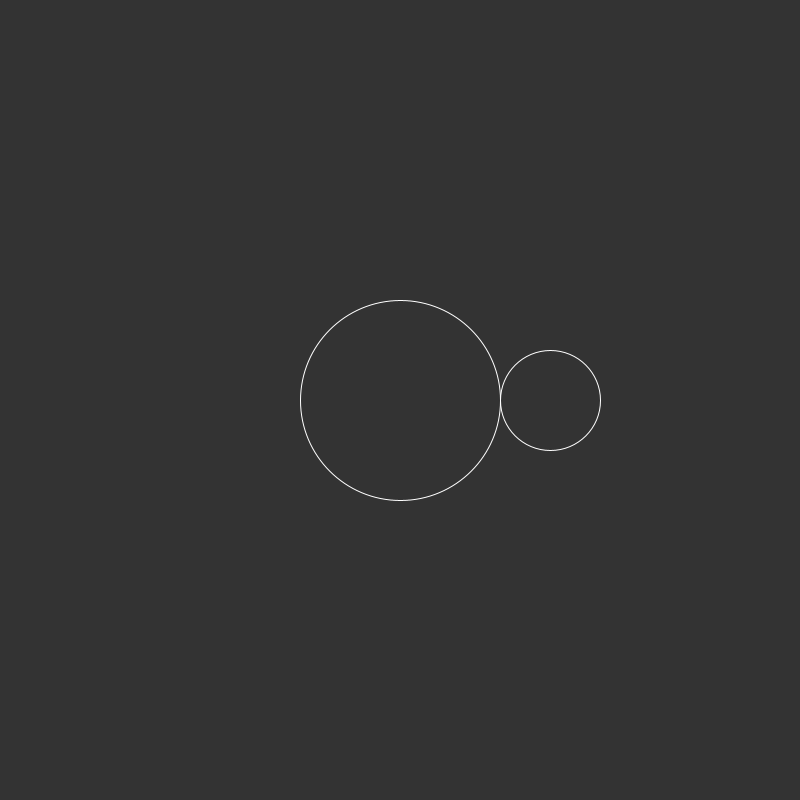
Frame 1 (no input)
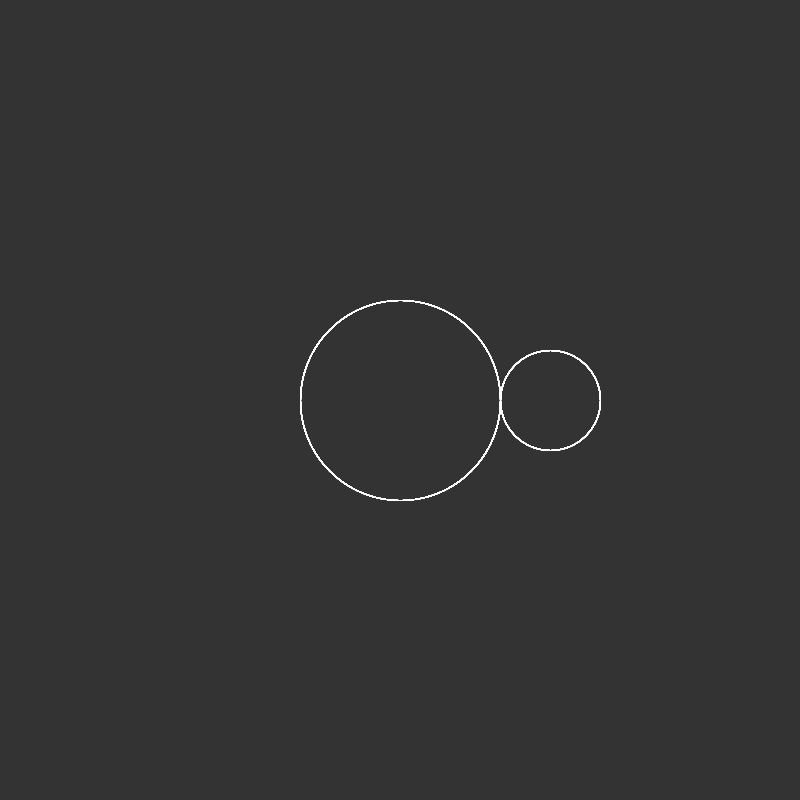
Frame 60 (the mouse pressed at the canvas centre just before this capture)
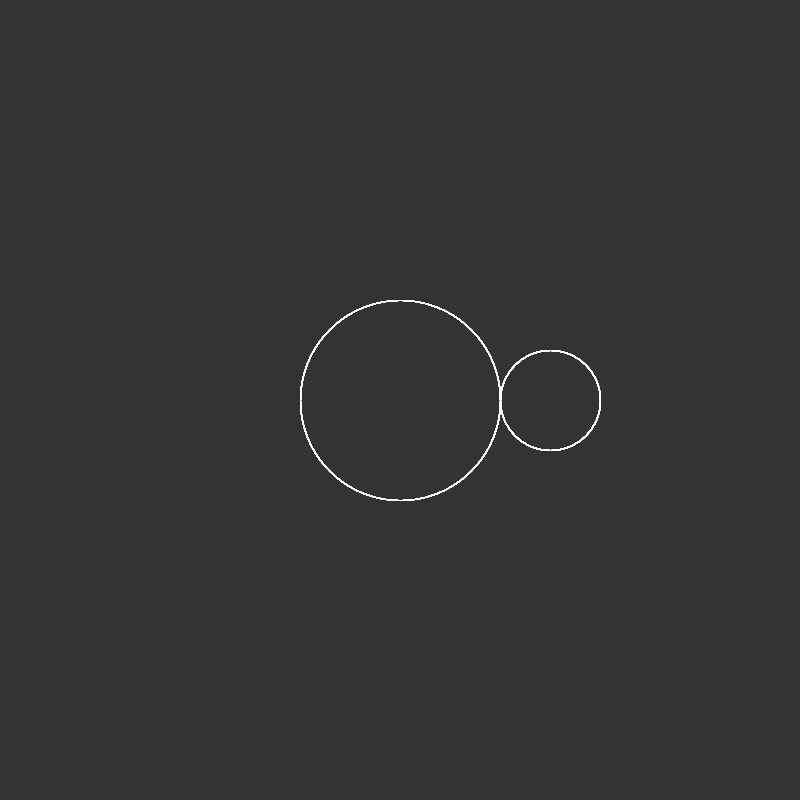
Frame 120 (the mouse held since frame 60 and released just before this capture)

The Processing sketch that drew these frames (run headless with seeded random() and noise(); from frame 60 on, the mouse is pressed at the canvas centre):

// Processing sketch: Fractal_Spirograph
// ── Fractal_Spirograph.pde

void setup(){
  size(800,800);
  background(51);
}

void draw(){
  float r = 100;
  float x  = width/2;
  float y = height/2;

  
stroke(255);
noFill();
ellipse(x, y, r*2, r*2);

float r2 = r/2;
float x2 =  x + r + r2;

ellipse(x2, y, r2*2, r2*2);
}
